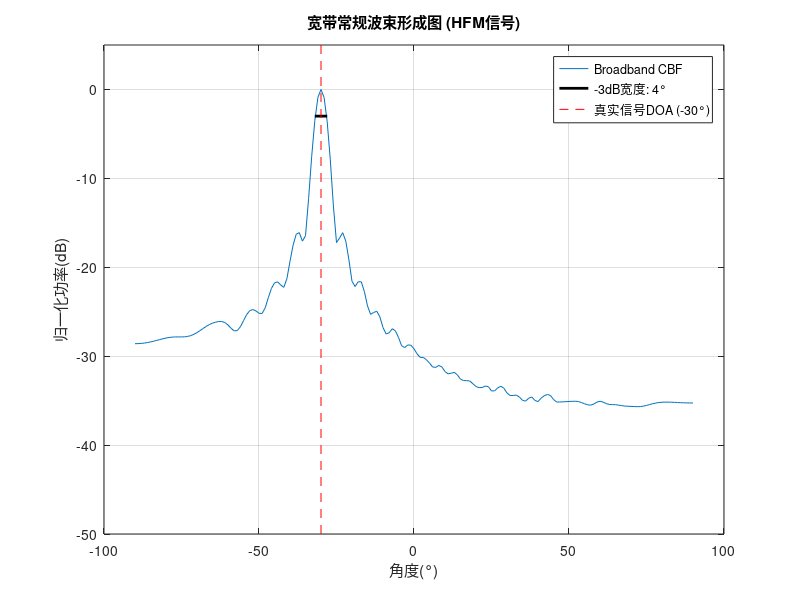
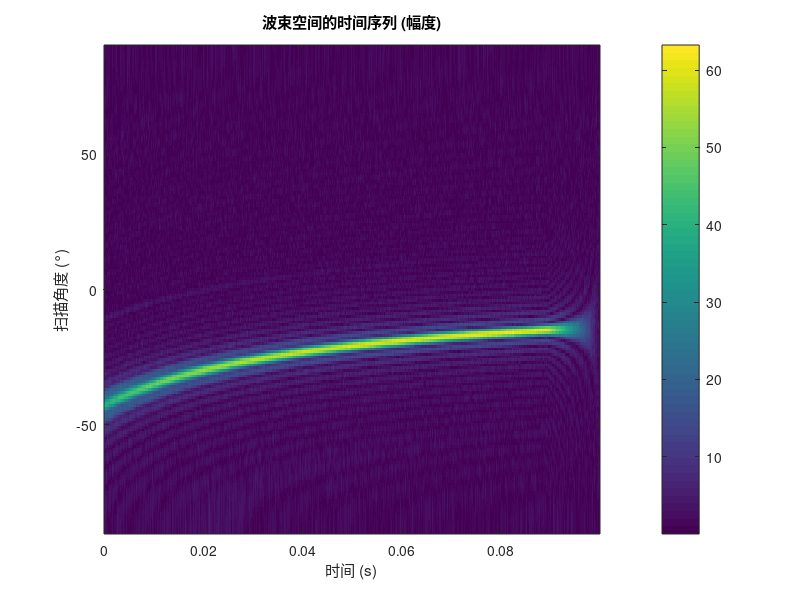

These figures' MATLAB source, in order:
%% 1. 定义阵列和信号参数
clear; clc; close all;
N = 64;                 % 阵元数量
d = 0.5;                % 阵元间距 (m)
c = 1500;             % 声速 (m/s)
fs = 5000;            % 采样频率 (Hz)
T = 0.1;                % 信号时长 (s)
t = 0:1/fs:(T-1/fs);    % 时间向量 (1 x M)
M = length(t);          % 信号长度
signal_doa_deg = -30;% 信号的真实入射角度
signal_doa_rad = deg2rad(signal_doa_deg); % 转换为弧度
f_start = 1500;         % HFM起始频率 (Hz)
f_end = 500;            % HFM终止频率 (Hz)
f_center = (f_start + f_end) / 2; % 中心频率，用于波束形成

%% 2. 模拟HFM接收信号
k = (f_start / T) * (f_start / f_end - 1);
phi = (2 * pi * f_start^2 / k) * log(1 + (k / f_start) * t);
hfm_signal_base = exp(1j * phi);
element_pos = (0:N-1)' * d;
tau = element_pos * sin(signal_doa_rad) / c;
received_signals = zeros(N, M, 'like', 1j);
time_matrix = t - tau;
for i = 1:N
    received_signals(i, :) = interp1(t, hfm_signal_base, time_matrix(i, :), 'linear', 0);
end

noise = 0.1 * (randn(N, M) + 1j * randn(N, M));
received_signals = received_signals + noise;

%% 3. 频域宽带常规波束形成
% 对每一行（每个阵元）进行FFT，将接收信号转换到频域
fft_received_signals = fft(received_signals, [], 2);
freq_axis = (0:M-1) * fs / M;% 创建频率轴

% 找到HFM信号实际占用的频率范围对应的FFT索引
freq_indices = find(freq_axis >= f_end & freq_axis <= f_start);
num_freq_bins = length(freq_indices);

% 定义扫描角度范围
scan_angles_deg = -90:1:90; 
scan_angles_rad = deg2rad(scan_angles_deg);

beam_output_power = zeros(length(scan_angles_rad), 1);% 预分配内存
% 外层循环扫描角度
for i = 1:length(scan_angles_rad)
    theta = scan_angles_rad(i);
    total_power = 0; % 用于累加所有频率的功率
    
    % 内层循环遍历所有频率点
    for k = 1:num_freq_bins
        % 获取当前频率点的索引和频率值
        current_idx = freq_indices(k);
        current_freq = freq_axis(current_idx);
        
        % 如果频率为0则跳过，避免除零
        if current_freq == 0
            continue;
        end
        
        % 当前频率的导向矢量
        wavelen_k = c / current_freq;
        steering_vector_k = exp(-1j * 2 * pi * element_pos * sin(theta) / wavelen_k);
        
        % 提取该频率点的快照（一个N x 1的复数向量）
        snapshot_k = fft_received_signals(:, current_idx);
        % 在该频率点上进行窄带波束形成
        beam_output_k = steering_vector_k' * snapshot_k;
        % 将该频率点的功率累加到总功率上
        total_power = total_power + abs(beam_output_k)^2;
    end
    beam_output_power(i) = total_power;
end

% 归一化功率
beam_output_power_norm = beam_output_power / max(beam_output_power);
beam_output_power_db = 10 * log10(beam_output_power_norm);

%% 4.计算并打印-3dB波束宽度 (这部分及以后代码无需改动)
[~, peak_idx] = max(beam_output_power_norm);
left_idx = peak_idx;
while left_idx > 1 && beam_output_power_db(left_idx) > -3
    left_idx = left_idx - 1;
end
left_angle = scan_angles_deg(left_idx);
right_idx = peak_idx;
while right_idx < length(scan_angles_deg) && beam_output_power_db(right_idx) > -3
    right_idx = right_idx + 1;
end
right_angle = scan_angles_deg(right_idx);
hpbw = right_angle - left_angle;
fprintf('主瓣峰值位于: %d°\n', scan_angles_deg(peak_idx));
fprintf('-3dB点位于: %d° 和 %d°\n', left_angle, right_angle);
fprintf('波束宽度 (HPBW) 约为: %d°\n', hpbw);

%% 5. 绘制原始方向图
figure(1);
plot(scan_angles_deg, beam_output_power_db, 'DisplayName', 'Broadband CBF');
hold on;
plot([left_angle, right_angle], [-3, -3], 'k', 'LineWidth', 2, 'DisplayName', sprintf('-3dB宽度: %d°', hpbw));
grid on;
title('宽带常规波束形成图 (HFM信号)');
xlabel('角度(°)');
ylabel('归一化功率(dB)');
ylim([-50, 5]);
true_doa_label = sprintf('真实信号DOA (%d°)', signal_doa_deg);
plot([signal_doa_deg, signal_doa_deg], [-50, 5], 'r--', 'DisplayName', true_doa_label);
hold off;
legend('show');

%% 6：计算并绘制波束空间的时间序列 (其导向矢量是基于中心频率的)
wavelen_center = c/f_center;
beamspace_matrix = zeros(length(scan_angles_deg), M, 'like', 1j);
for i = 1:length(scan_angles_rad)
    theta = scan_angles_rad(i);
    steering_vector = exp(-1j * 2 * pi * element_pos * sin(theta) / wavelen_center);
    beam_timeseries_row = steering_vector' * received_signals;
    beamspace_matrix(i, :) = beam_timeseries_row;
end

figure(2);
imagesc(t, scan_angles_deg, abs(beamspace_matrix)); % 这里用abs()来观察能量
set(gca, 'YDir', 'normal'); 
colorbar;
title('波束空间的时间序列 (幅度)');
xlabel('时间 (s)');
ylabel('扫描角度 (°)');